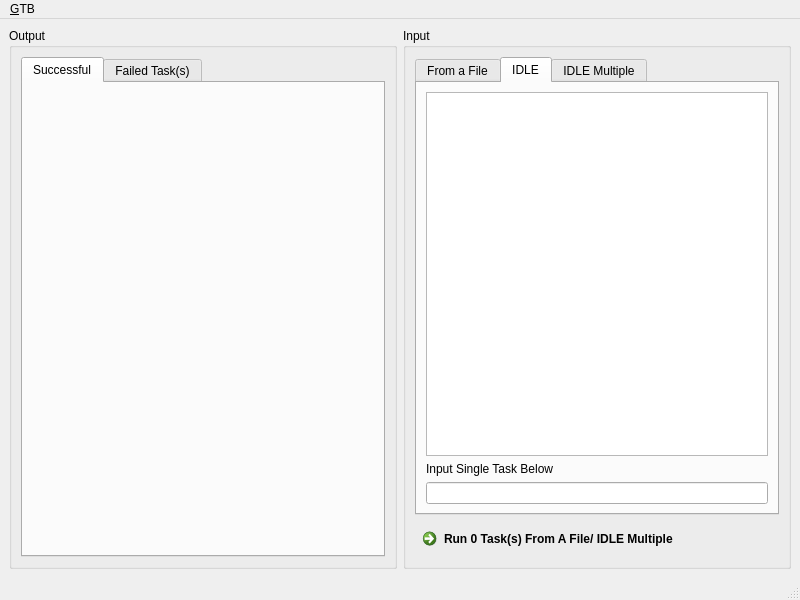
<?xml version="1.0" encoding="UTF-8"?>
<ui version="4.0">
 <class>MainWindow</class>
 <widget class="QMainWindow" name="MainWindow">
  <property name="geometry">
   <rect>
    <x>0</x>
    <y>0</y>
    <width>800</width>
    <height>600</height>
   </rect>
  </property>
  <property name="windowTitle">
   <string>MainWindow</string>
  </property>
  <widget class="QWidget" name="centralwidget">
   <layout class="QHBoxLayout" name="horizontalLayout">
    <item>
     <widget class="QGroupBox" name="groupBox">
      <property name="title">
       <string>Output</string>
      </property>
      <layout class="QVBoxLayout" name="verticalLayout_2">
       <item>
        <widget class="QTabWidget" name="tabWidget_output">
         <property name="currentIndex">
          <number>0</number>
         </property>
         <widget class="QWidget" name="tab_output_successful">
          <attribute name="title">
           <string>Successful</string>
          </attribute>
         </widget>
         <widget class="QWidget" name="tab_output_failed">
          <attribute name="title">
           <string>Failed Task(s)</string>
          </attribute>
         </widget>
        </widget>
       </item>
      </layout>
     </widget>
    </item>
    <item>
     <widget class="QGroupBox" name="groupBox_2">
      <property name="title">
       <string>Input</string>
      </property>
      <layout class="QVBoxLayout" name="verticalLayout_3">
       <item>
        <widget class="QTabWidget" name="tabWidget_input">
         <property name="currentIndex">
          <number>1</number>
         </property>
         <widget class="QWidget" name="tab_input_file">
          <attribute name="title">
           <string>From a File</string>
          </attribute>
          <layout class="QVBoxLayout" name="verticalLayout_4">
           <item>
            <widget class="QLabel" name="label">
             <property name="text">
              <string>File Select</string>
             </property>
            </widget>
           </item>
           <item>
            <widget class="QPushButton" name="pushButton">
             <property name="text">
              <string>Open task file (*.tsk)</string>
             </property>
            </widget>
           </item>
           <item>
            <widget class="QLineEdit" name="lineEdit">
             <property name="focusPolicy">
              <enum>Qt::NoFocus</enum>
             </property>
            </widget>
           </item>
           <item>
            <widget class="QLabel" name="label_2">
             <property name="text">
              <string>File Preview</string>
             </property>
            </widget>
           </item>
           <item>
            <widget class="QTextBrowser" name="textBrowser"/>
           </item>
          </layout>
         </widget>
         <widget class="QWidget" name="tab_input_IDLE">
          <attribute name="title">
           <string>IDLE</string>
          </attribute>
          <layout class="QVBoxLayout" name="verticalLayout_5">
           <item>
            <widget class="QTextBrowser" name="textBrowser_2">
             <property name="focusPolicy">
              <enum>Qt::NoFocus</enum>
             </property>
            </widget>
           </item>
           <item>
            <widget class="QLabel" name="label_3">
             <property name="text">
              <string>Input Single Task Below</string>
             </property>
            </widget>
           </item>
           <item>
            <widget class="QLineEdit" name="lineEdit_2"/>
           </item>
          </layout>
         </widget>
         <widget class="QWidget" name="tab_input_IDLE_multiple">
          <attribute name="title">
           <string>IDLE Multiple</string>
          </attribute>
         </widget>
        </widget>
       </item>
       <item>
        <widget class="QCommandLinkButton" name="commandLinkButton">
         <property name="text">
          <string>Run 0 Task(s) From A File/ IDLE Multiple</string>
         </property>
        </widget>
       </item>
      </layout>
     </widget>
    </item>
   </layout>
  </widget>
  <widget class="QMenuBar" name="menubar">
   <property name="geometry">
    <rect>
     <x>0</x>
     <y>0</y>
     <width>800</width>
     <height>23</height>
    </rect>
   </property>
   <widget class="QMenu" name="menuGTB">
    <property name="title">
     <string>&amp;GTB</string>
    </property>
    <widget class="QMenu" name="menu_Application">
     <property name="title">
      <string>&amp;Application</string>
     </property>
     <addaction name="action_Quit"/>
    </widget>
    <widget class="QMenu" name="menuCustomization">
     <property name="title">
      <string>Customization</string>
     </property>
     <widget class="QMenu" name="menuWindow_Style">
      <property name="title">
       <string>Window Style</string>
      </property>
      <addaction name="actionDefault_Light"/>
      <addaction name="actionDark_Mode"/>
     </widget>
     <widget class="QMenu" name="menuFont">
      <property name="title">
       <string>Font</string>
      </property>
      <addaction name="actionSet_to_Default"/>
      <addaction name="actionCustomize"/>
     </widget>
     <addaction name="menuFont"/>
     <addaction name="menuWindow_Style"/>
    </widget>
    <widget class="QMenu" name="menuAbout">
     <property name="title">
      <string>About</string>
     </property>
     <addaction name="actionAbout_App"/>
     <addaction name="actionGithub"/>
    </widget>
    <addaction name="menu_Application"/>
    <addaction name="menuCustomization"/>
    <addaction name="menuAbout"/>
   </widget>
   <addaction name="menuGTB"/>
  </widget>
  <widget class="QStatusBar" name="statusbar"/>
  <action name="action_Quit">
   <property name="text">
    <string>&amp;Quit</string>
   </property>
  </action>
  <action name="actionDefault_Light">
   <property name="text">
    <string>Default (Light)</string>
   </property>
  </action>
  <action name="actionDark_Mode">
   <property name="text">
    <string>Dark Mode (Beta)</string>
   </property>
  </action>
  <action name="actionSet_to_Default">
   <property name="text">
    <string>Set to Default</string>
   </property>
  </action>
  <action name="actionCustomize">
   <property name="text">
    <string>Customize</string>
   </property>
  </action>
  <action name="actionAbout_App">
   <property name="text">
    <string>About App</string>
   </property>
  </action>
  <action name="actionGithub">
   <property name="text">
    <string>Github</string>
   </property>
  </action>
 </widget>
 <resources/>
 <connections/>
</ui>
